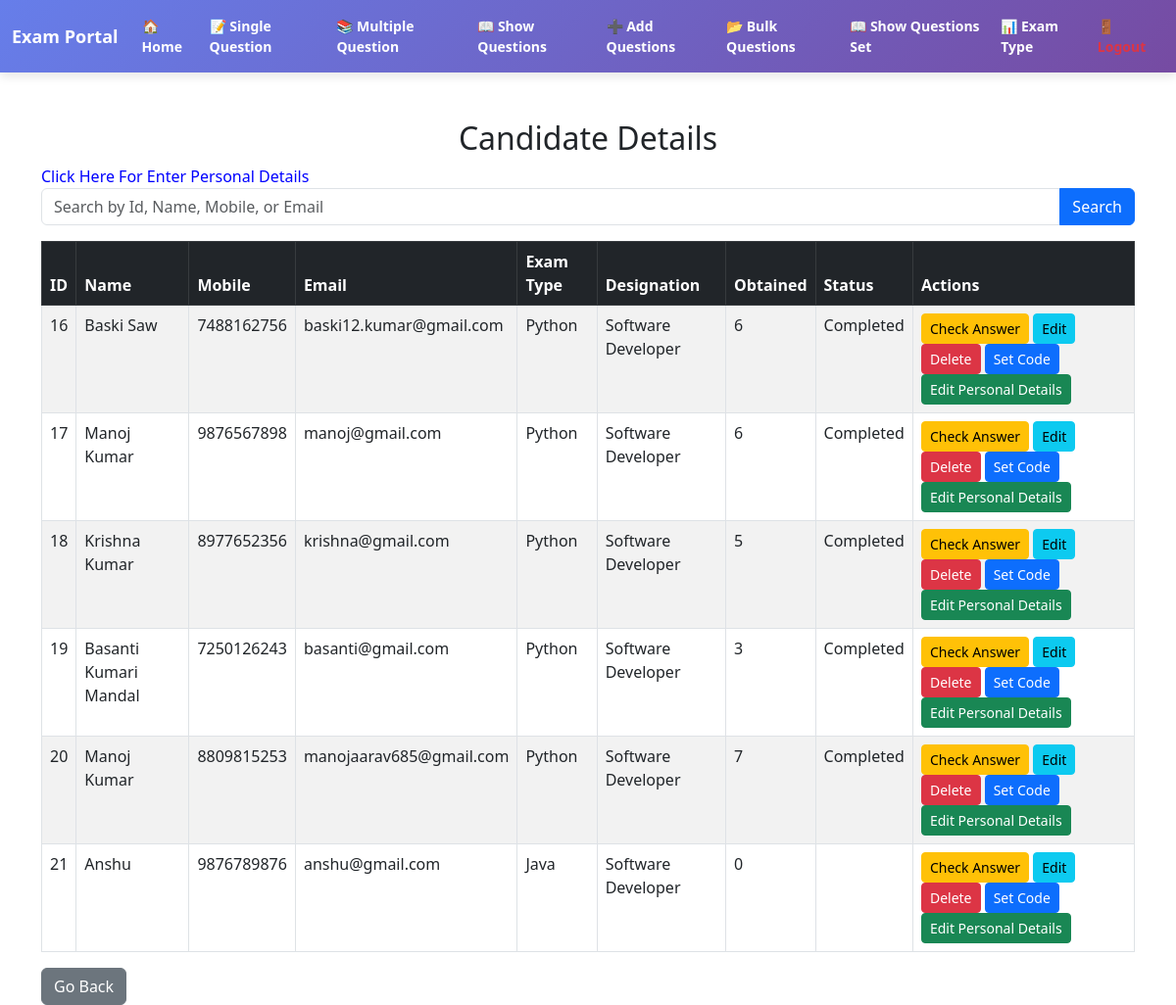
Page /show_candidate.php (signed in) on the committed database.
### tables this page shows
CREATE TABLE `candidates` (
  `id` int(8) NOT NULL,
  `name` varchar(255) NOT NULL,
  `mobile` varchar(15) NOT NULL,
  `email` varchar(100) NOT NULL,
  `password` varchar(100) NOT NULL,
  `exam_type` varchar(100) NOT NULL,
  `designation` varchar(100) NOT NULL,
  `total_questions` int(3) NOT NULL,
  `total_marks` int(4) NOT NULL,
  `sec_code` varchar(10) NOT NULL,
  `exam_duration` varchar(10) NOT NULL,
  `status` varchar(50) NOT NULL,
  `is_exam_completed` tinyint(1) DEFAULT 0
);

### show_candidate.php (the view, shortened to what this page needs)
<?php
include 'conn.php';
$candidates = $conn->query("SELECT * FROM candidates");
?>
<!DOCTYPE html>
<html lang="en">
<head>
    <link rel="stylesheet" href="https://cdnjs.cloudflare.com/ajax/libs/bootstrap/5.3.0/css/bootstrap.min.css">
</head>
<body>
<?php include 'header2.php'; ?>
<div class="container mt-5">
    <h2 class="text-center">Candidate Details</h2>
    <a style="color: blue;" class="nav-link" href="candidate_personal_details.php">Click Here For Enter Personal Details</a>
    <form method="POST" class="mb-3">
        <div class="input-group">
            <input type="text" id="search" name="search" class="form-control" placeholder="Search by Id, Name, Mobile, or Email">
            <button type="submit" class="btn btn-primary">Search</button>
        </div>
    </form>
    <table class="table table-bordered table-striped">
        <thead class="table-dark">
            <tr>
                <th>ID</th>
                <th>Name</th>
                <th>Mobile</th>
                <th>Email</th>
                <th>Exam Type</th>
                <th>Designation</th>
                <th>Obtained</th>
                <th>Status</th>
                <th>Actions</th>
            </tr>
        </thead>
        <tbody id="candidateTable">
            <?php while ($row = $candidates->fetch_assoc()) { ?>
                <tr>
                    <td><?php echo $row['id']; ?></td>
                    <td><?php echo htmlspecialchars($row['name']); ?></td>
                    <td><?php echo htmlspecialchars($row['mobile']); ?></td>
                    <td><?php echo htmlspecialchars($row['email']); ?></td>
                    <td><?php echo htmlspecialchars($row['exam_type']); ?></td>
                    <td><?php echo htmlspecialchars($row['designation']); ?></td>
                    <td><?php echo htmlspecialchars($row['total_marks']); ?></td>
                    <td><?php echo htmlspecialchars($row['status']); ?></td>
                    <td>
                        <a href="show_result_details.php?id=<?php echo $row['id']; ?>" class="btn btn-warning btn-sm">Check Answer</a>
                        <a href="edit_candidate.php?id=<?php echo $row['id']; ?>" class="btn btn-info btn-sm">Edit</a>
                        <a href="delete_candidate.php?delete=<?php echo $row['id']; ?>" class="btn btn-danger btn-sm" onclick="return confirm('Are you sure you want to delete this record?');">Delete</a>
                        <a href="show_question_set.php?candidate_id=<?php echo $row['id']; ?>" class="btn btn-primary btn-sm">Set Code</a>
                        <a href="edit_candidate_details.php?id=<?php echo $row['id']; ?>" class="btn btn-success btn-sm">Edit Personal Details</a>
                    </td>
                </tr>
            <?php } ?>
        </tbody>
    </table>
    <a href="index.php" class="btn btn-secondary">Go Back</a>
</div>
</body>
</html>

### rows in the picture
candidates: id "16", name "Baski Saw", mobile "7488162756", email "baski12.kumar@gmail.com", exam_type "Python", designation "Software Developer", total_marks "6", status "Completed"
candidates: id "17", name "Manoj Kumar", mobile "9876567898", email "manoj@gmail.com", exam_type "Python", designation "Software Developer", total_marks "6", status "Completed"
candidates: id "18", name "Krishna Kumar", mobile "8977652356", email "krishna@gmail.com", exam_type "Python", designation "Software Developer", total_marks "5", status "Completed"
candidates: id "19", name "Basanti Kumari Mandal", mobile "7250126243", email "basanti@gmail.com", exam_type "Python", designation "Software Developer", total_marks "3", status "Completed"
candidates: id "20", name "Manoj Kumar", mobile "8809815253", email "manojaarav685@gmail.com", exam_type "Python", designation "Software Developer", total_marks "7", status "Completed"
candidates: id "21", name "Anshu", mobile "9876789876", email "anshu@gmail.com", exam_type "Java", designation "Software Developer", total_marks "0"
